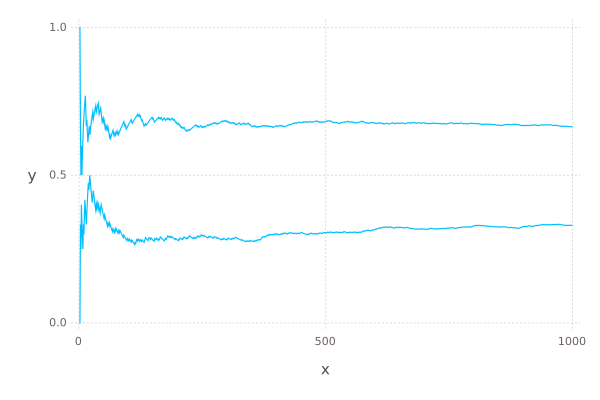

Source code (Julia):
using Gadfly
using Cairo
using Compose


function pick_door(doors::Array)

        return doors[rand(1:length(doors))]        
end

function Monty_Hall(strategy)

        doors = [1, 2, 3] #there are three doors

        its_behind = rand(1:3) # the car is behind

        you_pick = rand(1:3) # your choice is
        
        #= the host picks one of the doors that you didn't choose,
           but obviously not the one with the car behind it=#

        host_options = doors[(doors .!= you_pick) & (doors .!= its_behind)]
        host_picks = pick_door(host_options)
        splice!(doors, host_picks) # remove that door
        
        if strategy == "switch"
                # if the strategy is switch then switch
                final_answer = doors[doors .!= you_pick][1]
        end
        
        if strategy == "stick"
                # otherwise don't
                final_answer = you_pick
        end

        if final_answer == its_behind
                return 1 # you won!
        else
                return 0 # you didn't :(
        end
end

function play_monty_hall()

        stick = zeros(Int, 1000)
        stick_cum_pro = zeros(Float64, 1000)
        for i = 1:1000

                stick[i] = Monty_Hall("stick")
                 
                stick_cum_pro[i] = sum(stick) / i       

        end

        switch = zeros(Int, 1000)
        switch_cum_pro = zeros(Float64, 1000)
        for i = 1:1000

                switch[i] = Monty_Hall("switch")

                switch_cum_pro[i] = sum(switch) / i
       
        end

        fig = plot(
                layer(x=1:1000, y=stick_cum_pro, Geom.line),
                layer(x=1:1000, y=switch_cum_pro, Geom.line)
        )

        draw(PDF("monty_hall.pdf", 6inch, 4inch), fig)
        
        switch_pc = round(100*(sum(switch) / 1000.), 2)
        stick_pc  = round(100*(sum(stick) /  1000.), 2)
        println("Switching wins of $switch_pc% games")
        println("Sticking wins of $stick_pc% games")

end
